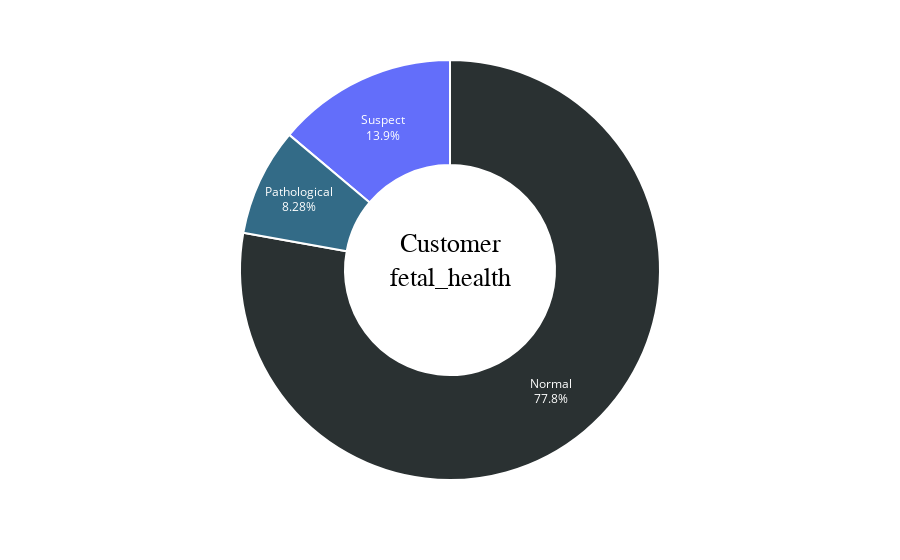

Source (notebook cell):
### Markdown cell above
# EDA

### Code cell
plot_data = data.groupby('fetal_health')['fetal_health'].agg(['count']).reset_index()

fig = px.pie(plot_data, values = plot_data['count'], names = plot_data['fetal_health'])

fig.update_traces(textposition = 'inside', textinfo = 'percent + label', hole = 0.5, 
                  marker = dict(colors = ['#2A3132','#336B87'], line = dict(color = 'white', width = 2)))

fig.update_layout(title_text = 'Customer<br>fetal_health', title_x = 0.5, title_y = 0.55, title_font_size = 26, 
                  title_font_family = 'Calibri', title_font_color = 'black', showlegend = False)
                  
fig.show()

### Figure 1 — Plotly figure (JSON) as saved in the notebook; plotly's stock layout.template omitted (floating-point values rounded to 4 significant figures)
{"data": [{"domain": {"x": [0.0, 1.0], "y": [0.0, 1.0]}, "hole": 0.5, "hovertemplate": "fetal_health=%{label}<br>count=%{value}<extra></extra>", "labels": ["Normal", "Pathological", "Suspect"], "legendgroup": "", "marker": {"colors": ["#2A3132", "#336B87"], "line": {"color": "white", "width": 2}}, "name": "", "showlegend": true, "textinfo": "percent+label", "textposition": "inside", "type": "pie", "values": [1655, 176, 295]}], "layout": {"legend": {"tracegroupgap": 0}, "margin": {"t": 60}, "showlegend": false, "title": {"font": {"color": "black", "family": "Calibri", "size": 26}, "text": "Customer<br>fetal_health", "x": 0.5, "y": 0.55}}}
